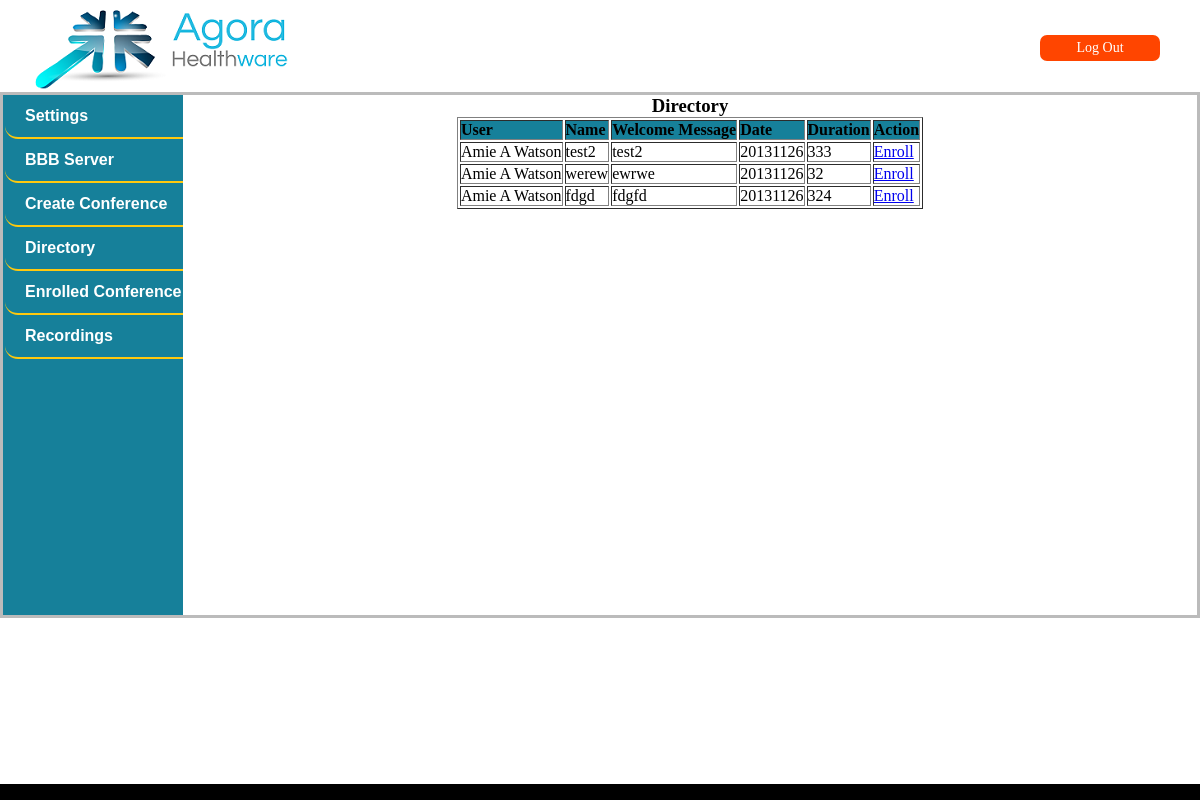
The page /join_requests.php (signed in) on the database as committed earlier.
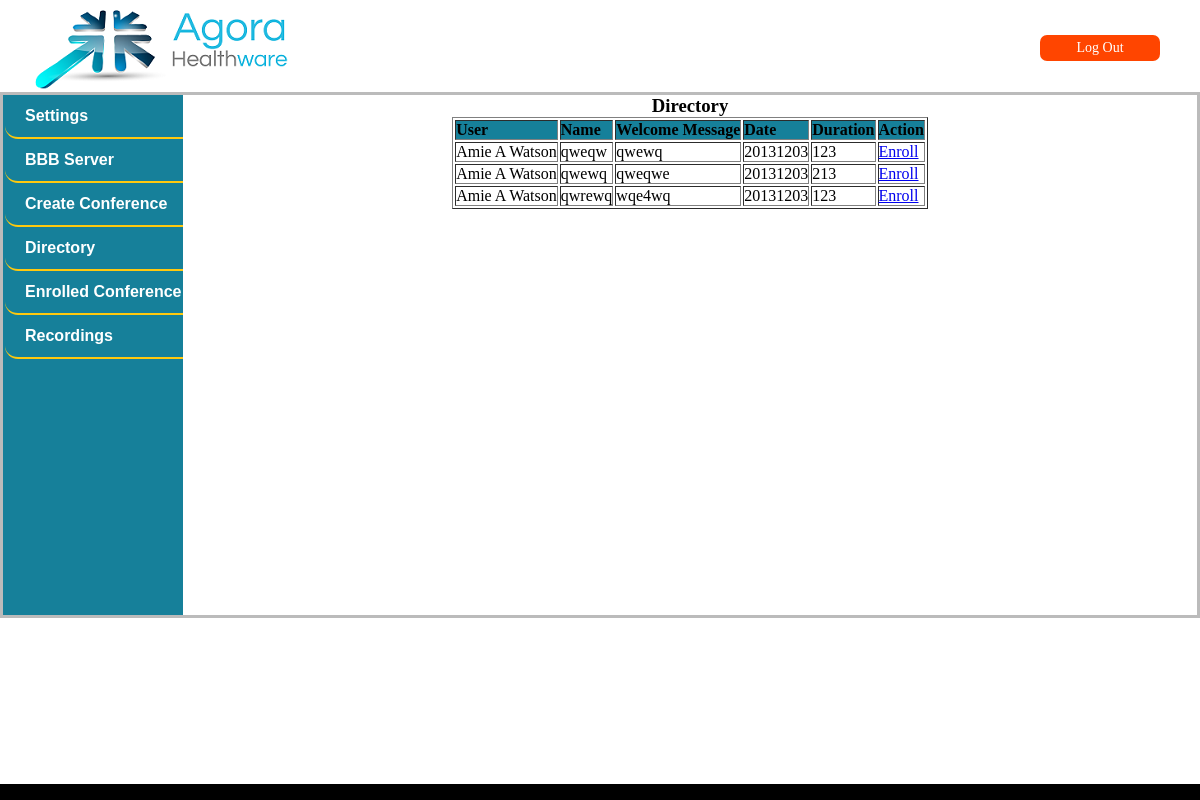
The same page on the database as committed later.
### tables this page shows
CREATE TABLE `meetings` (
  `id` int(11) NOT NULL AUTO_INCREMENT,
  `server_id` int(11) DEFAULT NULL,
  `owner_id` int(11) DEFAULT NULL,
  `owner_type` varchar(255) DEFAULT NULL,
  `meetingid` varchar(255) DEFAULT NULL,
  `name` varchar(255) DEFAULT NULL,
  `attendee_password` varchar(255) DEFAULT NULL,
  `moderator_password` varchar(255) DEFAULT NULL,
  `welcome_msg` varchar(255) DEFAULT NULL,
  `logout_url` varchar(255) DEFAULT NULL,
  `voice_bridge` varchar(255) DEFAULT NULL,
  `dial_number` varchar(255) DEFAULT NULL,
  `max_participants` int(11) DEFAULT NULL,
  `private` tinyint(1) DEFAULT '0',
  `created_at` datetime DEFAULT NULL,
  `updated_at` datetime DEFAULT NULL,
  `external` tinyint(1) DEFAULT '0',
  `param` varchar(255) DEFAULT NULL,
  `record` varchar(10) DEFAULT NULL,
  `duration` int(11) DEFAULT '0',
  `meeting_date` int(8) DEFAULT NULL,
  `speaker` varchar(255) DEFAULT NULL,
  `topic` varchar(255) DEFAULT NULL,
  `status` varchar(50) DEFAULT NULL,
  `meeting_time` varchar(10) DEFAULT NULL,
  `slide` varchar(255) DEFAULT NULL,
  PRIMARY KEY (`id`),
  UNIQUE KEY `index_bigbluebutton_rooms_on_meetingid` (`meetingid`),
  UNIQUE KEY `index_bigbluebutton_rooms_on_voice_bridge` (`voice_bridge`),
  KEY `index_bigbluebutton_rooms_on_server_id` (`server_id`)
);

CREATE TABLE `users` (
  `id` int(11) NOT NULL AUTO_INCREMENT,
  `login` varchar(255) DEFAULT NULL,
  `email` varchar(255) DEFAULT NULL,
  `password` varchar(40) DEFAULT NULL,
  `full_name` varchar(255) DEFAULT NULL,
  `user_type` varchar(255) DEFAULT NULL,
  PRIMARY KEY (`id`)
);

### classes/DBAccess.php (called while the page is built, shortened)
<?php
    class DBAccess{
        public function getJoinRequests($owner_id){
            $sql="select a.*,b.full_name from meetings a,users b where a.status='active' and a.owner_id=b.id and owner_id<>".$owner_id;
            $sql=$sql." and a.id not in (select meeting_id from invitations where user_id=".$owner_id.")";
            return(mysql_query($sql));
        }
    }
?>

### join_requests.php (the view, shortened to what this page needs)
<?php
    require_once('classes/DBAccess.php');
    $dbAccess= new DBAccess();
    $result=$dbAccess->getJoinRequests($_SESSION['owner_id']);
?>
<!doctype html>
<html lang="en">
    <head>
        <link rel="stylesheet" type="text/css" href="css/Style.css"/>
        <link rel="stylesheet" href="http://code.jquery.com/ui/1.9.1/themes/base/jquery-ui.css" />
        <link rel="stylesheet" type="text/css" href="css/jquery.alerts.css" media="screen" />
        <link rel="stylesheet" type="text/css" href="css/rhd.css"/>
    </head>
    <body onLoad="changeHashOnLoad();" >
        <?php include_once 'assets/main/HeaderNew.php'; ?>
        <?php include_once 'assets/main/LeftSideNew.php'; ?>
        <div id="rightform">
            <h3 style="text-align: center;">Directory</h3>
            <table align="center" class="rightform" border="1">
            <tr><th>User</th><th>Name</th><th>Welcome Message</th><th>Date</th><th>Duration</th><th>Action</th></tr>
            <?php
                while($row=mysql_fetch_array($result)){
                    echo "<tr>";
                    echo "<td>".$row['full_name']."</td>";
                    echo "<td>".$row['name']."</td>";
                    echo "<td>".$row['welcome_msg']."</td>";
                    echo "<td>".$row['meeting_date']."</td>";
                    echo "<td>".$row['duration']."</td>";
                        echo "<td><a href='enroll.php?meeting_id=".$row['id']."'>Enroll</a></td>";
                    echo "</tr>";
                }
            ?>
            </table>
        </div>
        <?php include_once 'assets/main/FooterNew.php'; ?>
    </body>
    </html>

Rows that differ between the two databases and show on the page:
removed meetings: users.full_name "Amie A Watson", name "test2", welcome_msg "test2", meeting_date "20131126", duration "333"
removed meetings: users.full_name "Amie A Watson", name "werew", welcome_msg "ewrwe", meeting_date "20131126", duration "32"
removed meetings: users.full_name "Amie A Watson", name "fdgd", welcome_msg "fdgfd", meeting_date "20131126", duration "324"
added meetings: users.full_name "Amie A Watson", name "qweqw", welcome_msg "qwewq", meeting_date "20131203", duration "123"
added meetings: users.full_name "Amie A Watson", name "qwewq", welcome_msg "qweqwe", meeting_date "20131203", duration "213"
added meetings: users.full_name "Amie A Watson", name "qwrewq", welcome_msg "wqe4wq", meeting_date "20131203", duration "123"
